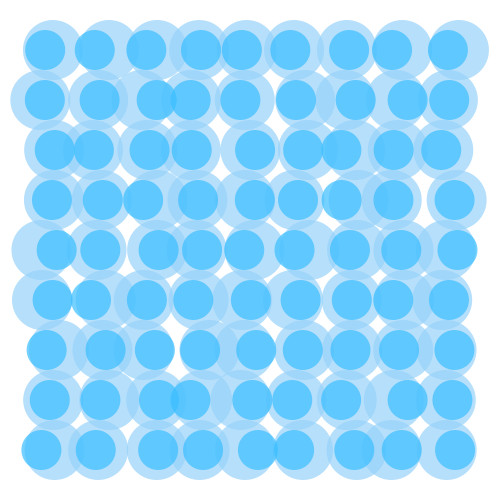
Frame 1 (no input)
Frame 60 (the mouse pressed at the canvas centre just before this capture): identical to frame 1, image omitted
Frame 120 (the mouse held since frame 60 and released just before this capture): identical to frame 1, image omitted

The Processing sketch that drew this single still picture (run headless with seeded random() and noise(); from frame 60 on, the mouse is pressed at the canvas centre):

// Processing sketch: matrix_circle4
// ── matrix_circle4.pde
float[] en1_x = new float[81];
float[] en2_x = new float[81];
void setup() {
  size(500,500);
  noStroke();
  for (int i=0; i<81; i++) {
    float x=0;
    x = random(-10,10);
    en1_x[i] = x;
    x = random(-10,10);
    en2_x[i] = x;
  }
}

void draw() {
  background(255);
  for (int i=0; i<81; i++) {
    fill(150,210,250,180);
    ellipse((50+en1_x[i])+(i%9)*50,
            50+(i/9)*50,
            60,60);
  }

  for (int i=0; i<81; i++) {
    fill(60,190,255,180);
    ellipse((50+en2_x[i])+(i%9)*50,
            50+(i/9)*50,
            40,40);
  }
}
